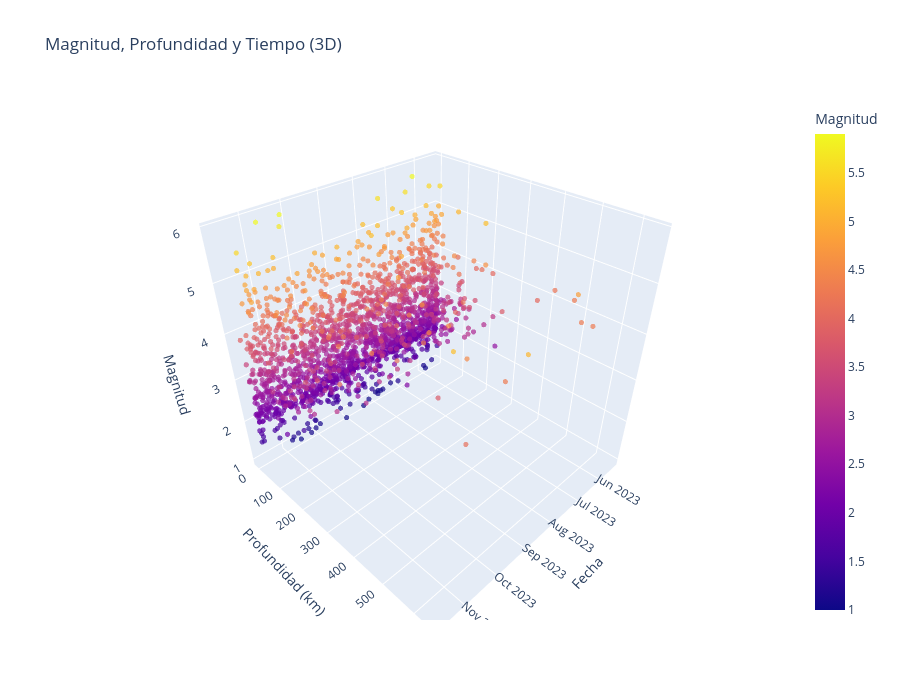

The code cell stored with this chart in its notebook:
### Code cell
#Creo un Grafico 3D con los datos de Magnitud, Profundidad y tiempo

#Aqui creo la funcion encargada de generar el grafico 3d
def create_3d(data):
    fig = go.Figure()

    #Genero el grafico 3d, en este caso sera un grafico Scatter
    fig.add_trace(go.Scatter3d(
        x=data["Date & Time"],
        y=data["Depth"],
        z=data["Magnitude"],
        mode="markers",
        marker=dict(
            size=3,
            color=data["Magnitude"],
            colorscale="Plasma",
            showscale=True,
            colorbar=dict(title="Magnitud"),
            opacity=0.7
        ),
        hovertemplate="Fecha: %{x}<br>Profundidad: %{y} km<br>Magnitud: %{z}<extra></extra>"
    ))

    #Personalizo el grafico
    fig.update_layout(
        title="Magnitud, Profundidad y Tiempo (3D)",
        scene=dict(
            xaxis_title="Fecha",
            yaxis_title="Profundidad (km)",
            zaxis_title="Magnitud"
        ),
        height=700
    )
    return fig

fig3d = create_3d(df)
fig3d.show()

### Figure 1 — Plotly figure (JSON) as saved in the notebook; plotly's stock layout.template omitted (floating-point values rounded to 4 significant figures; data arrays with more than 128 entries replaced by an {"elided": "..."} marker saying what was removed)
{"data": [{"hovertemplate": "Fecha: %{x}<br>Profundidad: %{y} km<br>Magnitud: %{z}<extra></extra>", "marker": {"color": {"elided": "2000 float values"}, "colorbar": {"title": {"text": "Magnitud"}}, "colorscale": [[0, "#0d0887"], [0.1111, "#46039f"], [0.2222, "#7201a8"], [0.3333, "#9c179e"], [0.4444, "#bd3786"], [0.5556, "#d8576b"], [0.6667, "#ed7953"], [0.7778, "#fb9f3a"], [0.8889, "#fdca26"], [1, "#f0f921"]], "opacity": 0.7, "showscale": true, "size": 3}, "mode": "markers", "type": "scatter3d", "x": {"elided": "2000 str values"}, "y": {"elided": "2000 int values"}, "z": {"elided": "2000 float values"}}], "layout": {"height": 700, "scene": {"xaxis": {"title": {"text": "Fecha"}}, "yaxis": {"title": {"text": "Profundidad (km)"}}, "zaxis": {"title": {"text": "Magnitud"}}}, "title": {"text": "Magnitud, Profundidad y Tiempo (3D)"}}}
